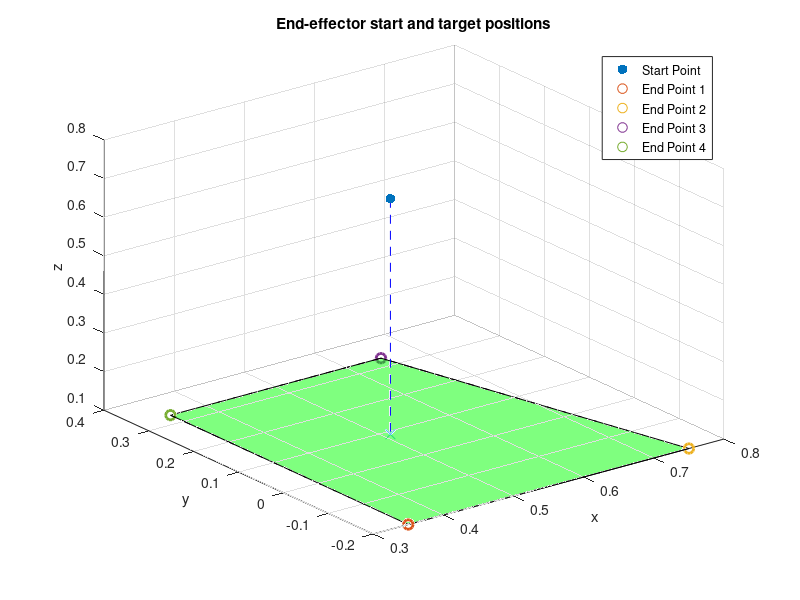

Write MATLAB code to recreate this figure.
X_start = [0.51];
Y_start = [0.09];
Z_start = [0.71];

X_1 = [0.35];
Y_1 = [-0.2];
Z_1 = [0.1];

X_2 = [0.75];
Y_2 = [-0.2];
Z_2 = [0.1];

X_3 = [0.65];
Y_3 = [0.33];
Z_3 = [0.1];

X_4 = [0.35];
Y_4 = [0.33];
Z_4 = [0.1];

X_proj = [0.51];
Y_proj = [0.09];
Z_proj = [0.1];


figure;
scatter3(X_start,Y_start,Z_start, 50, 'filled')
hold on
scatter3(X_1,Y_1,Z_1, 50, 'LineWidth', 2)
scatter3(X_2,Y_2,Z_2, 50, 'LineWidth', 2)
scatter3(X_3,Y_3,Z_3, 50, 'LineWidth', 2)
scatter3(X_4,Y_4,Z_4, 50, 'LineWidth', 2)
scatter3(X_proj,Y_proj,Z_proj, 50, 'x')
plot3([X_1,X_2], [Y_1, Y_2], [Z_1, Z_2],'--', 'color', 'k')
plot3([X_1,X_4], [Y_1, Y_4], [Z_1, Z_4],'--', 'color', 'k')
plot3([X_2,X_3], [Y_2, Y_3], [Z_2, Z_3],'--', 'color', 'k')
plot3([X_3,X_4], [Y_3, Y_4], [Z_3, Z_4],'--', 'color', 'k')
plot3([X_start,X_proj], [Y_start, Y_proj], [Z_start, Z_proj],'--', 'color', 'b')
fill3([X_1, X_2, X_3, X_4], [Y_1, Y_2, Y_3, Y_4] , [Z_1, Z_2, Z_3, Z_4], 'green', 'FaceAlpha', 0.5)

legend('Start Point', 'End Point 1', 'End Point 2', 'End Point 3', 'End Point 4')
title('End-effector start and target positions')

zlabel('z')
xlabel('x')
ylabel('y')

